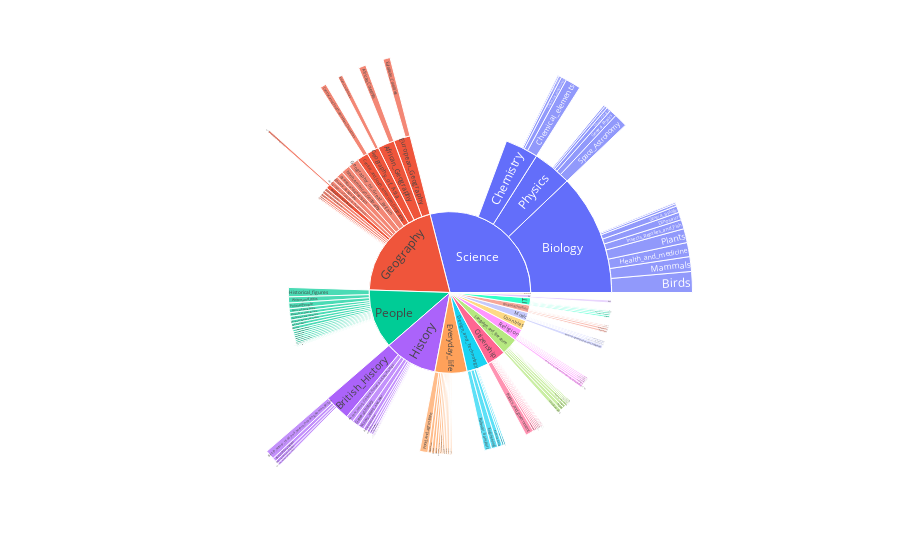

The code cell stored with this chart in its notebook:
### Code cell
fig = go.Figure(go.Sunburst(
    labels=labels,
    parents=parents,
    values=values,
    ids=ids,
))

fig.update_layout(margin=dict(t=50, l=25, r=25, b=25))
fig.show()

### Figure 1 — Plotly figure (JSON) as saved in the notebook; plotly's stock layout.template omitted (floating-point values rounded to 4 significant figures; data arrays with more than 128 entries replaced by an {"elided": "..."} marker saying what was removed)
{"data": [{"ids": {"elided": "145 str values"}, "labels": {"elided": "145 str values"}, "parents": {"elided": "145 str values"}, "type": "sunburst", "values": {"elided": "145 int values"}}], "layout": {"margin": {"b": 25, "l": 25, "r": 25, "t": 50}}}
